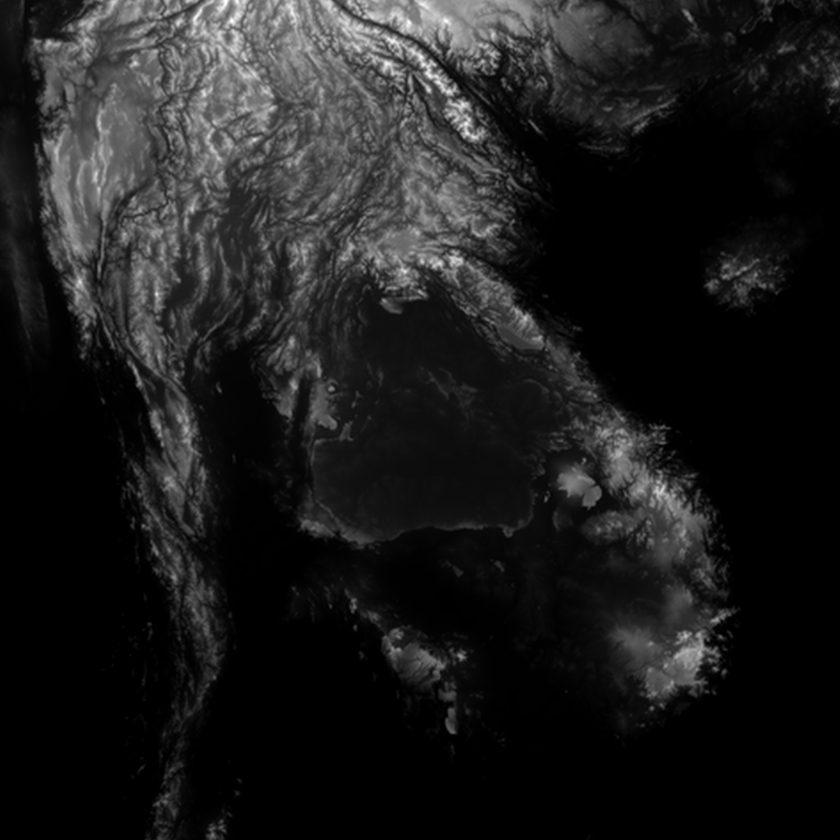
#> input picture false-color/heightmapper.png, 840 x 840 px, shrunk from 1024 x 1024 before the run
$ python color-map.py
#> lines starting #> are read from the running program, lines starting #| are printed output that depends on the picture
#!/usr/bin/env python3
from csv import reader

from cv2 import (COLORMAP_TURBO, IMREAD_GRAYSCALE,
                 IMWRITE_PNG_COMPRESSION, applyColorMap as colormap,
                 imread, imshow, imwrite, waitKey as wait_key)
from numpy import stack, uint8, vectorize

PNG_COMPRESSION = IMWRITE_PNG_COMPRESSION, 9
with open('turbo.csv') as turbo: TURBO = list(reader(turbo))
#> (reads false-color/turbo.csv from the repository)


def disp(image, name):
    """Display the given image."""
    imshow(name, image)
    wait_key()


def map_color(grey, mapping):
    """Return a color image from the given grey image and mapping."""
    r = vectorize(lambda i: mapping[i][0])
    g = vectorize(lambda i: mapping[i][1])
    b = vectorize(lambda i: mapping[i][2])
    # OpenCV uses BGR by default for whatever reason.
    return stack((b(grey), g(grey), r(grey)), axis=-1).astype(uint8)


if __name__ == '__main__':
    heightmapper = imread('heightmapper.png', IMREAD_GRAYSCALE)
#> heightmapper is the input picture: shape (840, 840); min 0, max 255, mean 29
    heightmapper_opencv = colormap(heightmapper, COLORMAP_TURBO)
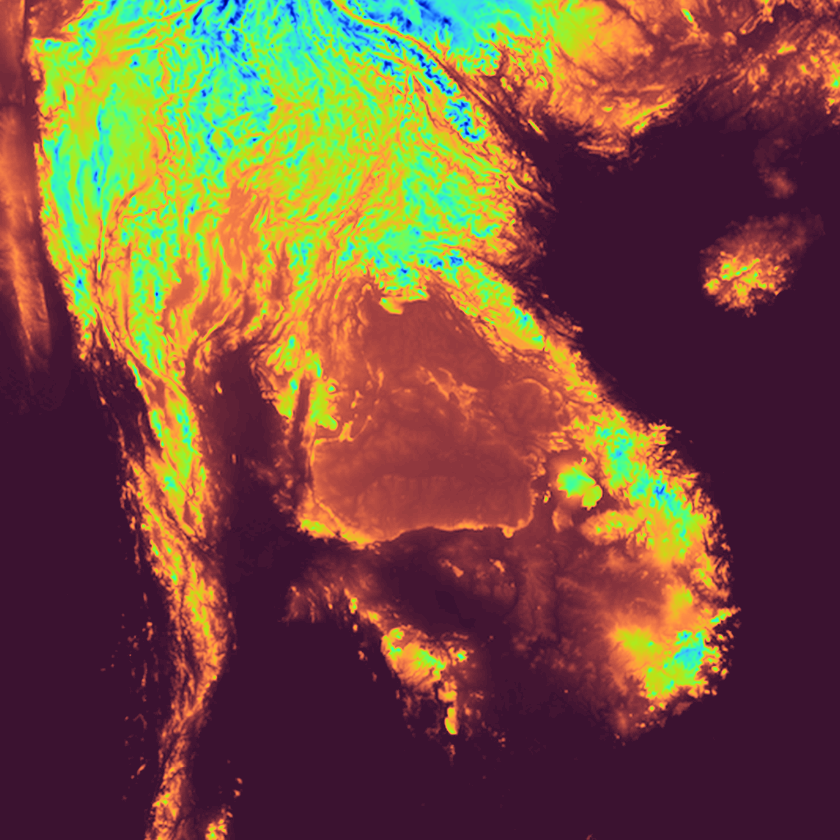
#> heightmapper_opencv: shape (840, 840, 3); mean of channels 0, 1, 2 120.3, 83.8, 61.4; drawn as R, G, B
    heightmapper_manual = map_color(heightmapper, TURBO)
    disp(heightmapper, 'original')
    disp(heightmapper_opencv, "OpenCV's turbo")
    disp(heightmapper_manual, 'manually mapped turbo')
    imwrite('heightmapper-opencv.png', heightmapper_opencv, PNG_COMPRESSION)
    imwrite('heightmapper-manual.png', heightmapper_manual, PNG_COMPRESSION)
